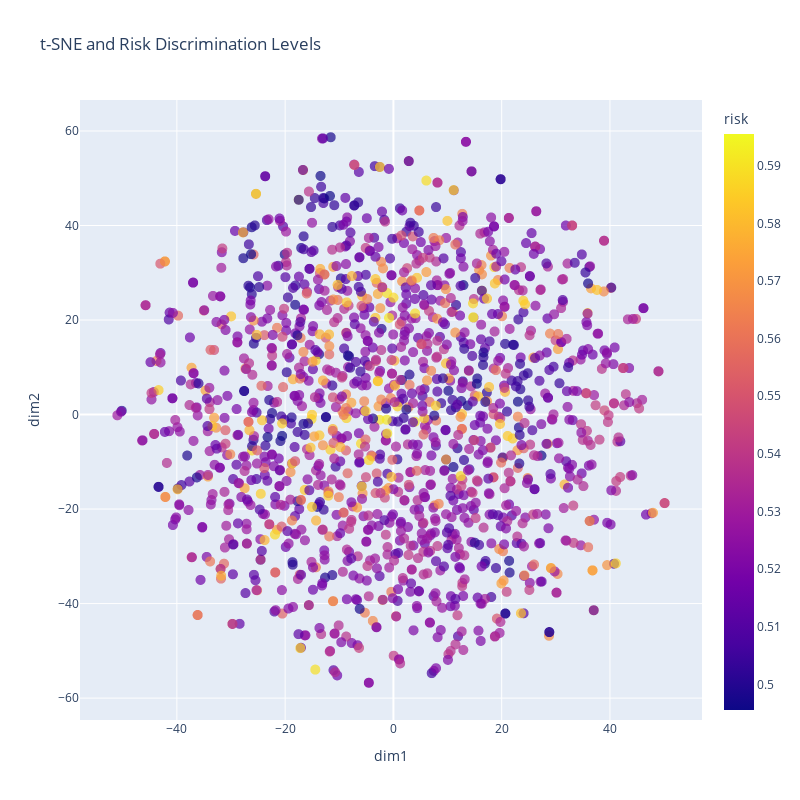

Notebook source saved alongside this figure:
### Code cell
fig = px.scatter(data, x='dim1', y='dim2',
              color='risk', opacity=0.7, title = 't-SNE and Risk Discrimination Levels', width=800, height=800)

fig.update_traces(marker = dict(size=10))

fig.show()

### Figure 1 — Plotly figure (JSON) as saved in the notebook; plotly's stock layout.template omitted (floating-point values rounded to 4 significant figures; data arrays with more than 128 entries replaced by an {"elided": "..."} marker saying what was removed)
{"data": [{"hovertemplate": "dim1=%{x}<br>dim2=%{y}<br>risk=%{marker.color}<extra></extra>", "legendgroup": "", "marker": {"color": {"elided": "1500 float values"}, "coloraxis": "coloraxis", "opacity": 0.7, "size": 10, "symbol": "circle"}, "mode": "markers", "name": "", "showlegend": false, "type": "scattergl", "x": {"elided": "1500 float values"}, "xaxis": "x", "y": {"elided": "1500 float values"}, "yaxis": "y"}], "layout": {"coloraxis": {"colorbar": {"title": {"text": "risk"}}, "colorscale": [[0, "#0d0887"], [0.1111, "#46039f"], [0.2222, "#7201a8"], [0.3333, "#9c179e"], [0.4444, "#bd3786"], [0.5556, "#d8576b"], [0.6667, "#ed7953"], [0.7778, "#fb9f3a"], [0.8889, "#fdca26"], [1, "#f0f921"]]}, "height": 800, "legend": {"tracegroupgap": 0}, "title": {"text": "t-SNE and Risk Discrimination Levels"}, "width": 800, "xaxis": {"anchor": "y", "autorange": true, "domain": [0, 1], "range": [-57.91, 57.02], "title": {"text": "dim1"}, "type": "linear"}, "yaxis": {"anchor": "x", "autorange": true, "domain": [0, 1], "range": [-64.63, 66.56], "title": {"text": "dim2"}, "type": "linear"}}}
